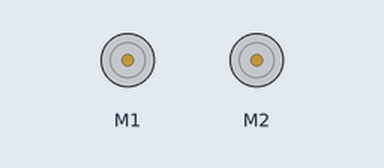
Recording of a sketch running on a simulated Arduino Leonardo, built with avr-gcc and run on an emulated ATmega32U4. On the bench: 2 × DC motor (green arrow = forward, orange = backward, longer = faster). What the sketch prints to the serial monitor is not drawn.

Above: at 0.1 s.
At 2.7 s:
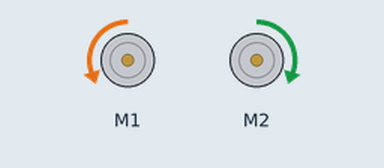
At 4.5 s:
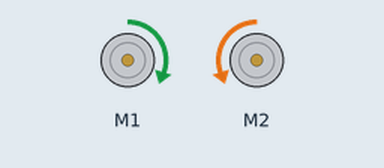
At 5.6 s:
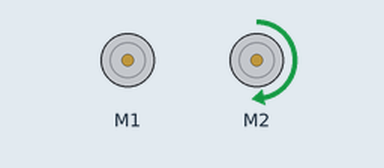
Timing chart, 0 to 7.1 s (numbered marks = the images above):
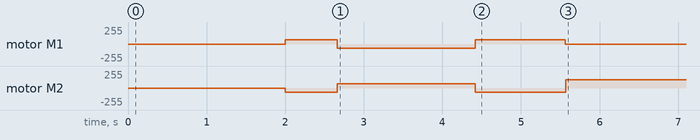

The sketch:

lab8.ino
```cpp
#include <Pololu3piPlus32U4.h>
#include "PDcontroller.h" //Uncomment after you import your PDcontroller files

using namespace Pololu3piPlus32U4;

LineSensors lineSensors;
Motors motors;

#define minOutput -100
#define maxOutput 100
#define baseSpeed 100
#define kp_line 1
#define kd_line .5

PDcontroller pd_line(kp_line, kd_line, minOutput, maxOutput);

//Recommended Variables

//Calibration
int calibrationSpeed;
unsigned int lineSensorValues[5];

//Line Following
int lineCenter = 2000;
int16_t robotPosition;


void calibrateSensors()
{
  //TASK 2.1a (DONE)
  //Implement calibration for IR Sensors
  //Hint: Have your robot turn to the left and right to calibrate sensors.

  for(int i = 0; i<140; i++){
    if(i > 25 && i < 95){
      motors.setSpeeds(-100, 100); // Pivot counter-clockwise
    }
    else{
      motors.setSpeeds(100, -100); // Pivot clockwise
    }
    lineSensors.calibrate();
  }
  motors.setSpeeds(0, 0); //Halts robot after calibration
}

void setup() {
  Serial.begin(9600);
  delay(2000);

  calibrateSensors();

}

void loop(){
  //Task 2.1b (DONE)
  //Implement Controller and logic for line following
  //Hint: The actual structure should be similar to you wall following code,
  //      but instead of sonar you are using the Line Sensors class.
  //Consider making this its own function for easier use in the next lab

  //Get robot's actual position
  robotPosition = lineSensors.readLineBlack(lineSensorValues);
  Serial.print("Robot's position: ");
  Serial.println(robotPosition);

  //Calculate error and adjustment needed
  calibrationSpeed = pd_line.update(robotPosition, lineCenter);

  //Add adjustment to base speed
  int leftSpeed = baseSpeed - calibrationSpeed;
  int rightSpeed = baseSpeed + calibrationSpeed;

  motors.setSpeeds(leftSpeed, rightSpeed);

}
```

PDcontroller.cpp
```cpp
#include <Pololu3piPlus32U4.h>
#include "PDcontroller.h"
using namespace Pololu3piPlus32U4;

PDcontroller::PDcontroller(float kp, float kd, double minOutput, double maxOutput) {
  // initialize the private varaibles from Pcontroller.h here
  _kp = kp;
  _kd = kd;
  _minOutput = minOutput;
  _maxOutput = maxOutput;
  _error = 0;
  _output = 0;
  _clampedOutput = 0;
  _prevError = 0;
  _prevTime = 0;
  _derivative = 0;
}

double PDcontroller::update(double value, double target_value){
  //Controller math here
  /*Hints: To add damping (derivative), you must have something to
           keep track of time for the rate of change.

           Also note that the first time PD controller is ran, we only have
           the P component, so consider using an if-else statement.

           Again, you need to return actuator controller value (_clampOut)
  */

  _error = target_value - value; // error difference
  long currentTime = millis();
  //double time = (currentTime - _prevTime) / 1000; // change of time in seconds
  double time = (currentTime - _prevTime) / (currentTime - _prevTime); //new delta time implementation

  if(_prevTime == 0){
    _output = _kp * _error; // no derivative on first update
  } else{
    _derivative = (_error - _prevError) / time; // de/dt
    _output = (_kp*_error) + (_kd*_derivative); // add together
  }

  // constrain to clamp output
  _clampedOutput = constrain(_output, _minOutput, _maxOutput);

  // update prev values
  _prevError = _error;
  _prevTime = currentTime;
  return _clampedOutput;
}
```

PDcontroller.h
```cpp
#ifndef PDcontroller_h
#define PDcontroller_h
#include <Pololu3piPlus32U4.h>
using namespace Pololu3piPlus32U4;

class PDcontroller{
  public:
    PDcontroller(float kp, float kd, double minOutput, double maxOutput);
    double update(double value, double target_value); //may need to update with additional variables passed in this function

  private:
    //Add private variables here
    //Hint: You are adding 4 more variables to the
    //      ones from Pcontroller

    float _kp;
    double _minOutput;
    double _maxOutput;
    double _error;
    double _output;
    double _clampedOutput;

    // add on variables for PDcontroller
    float _kd;
    double _prevError;
    double _prevTime;
    double _derivative;


};

#endif
```

Measured:
- by itself, motor M2: stopped → backward 63/255 at 2.0 s, → forward 63/255 0.66 s later, → backward 63/255 1.8 s later, → forward 127/255 1.1 s later
